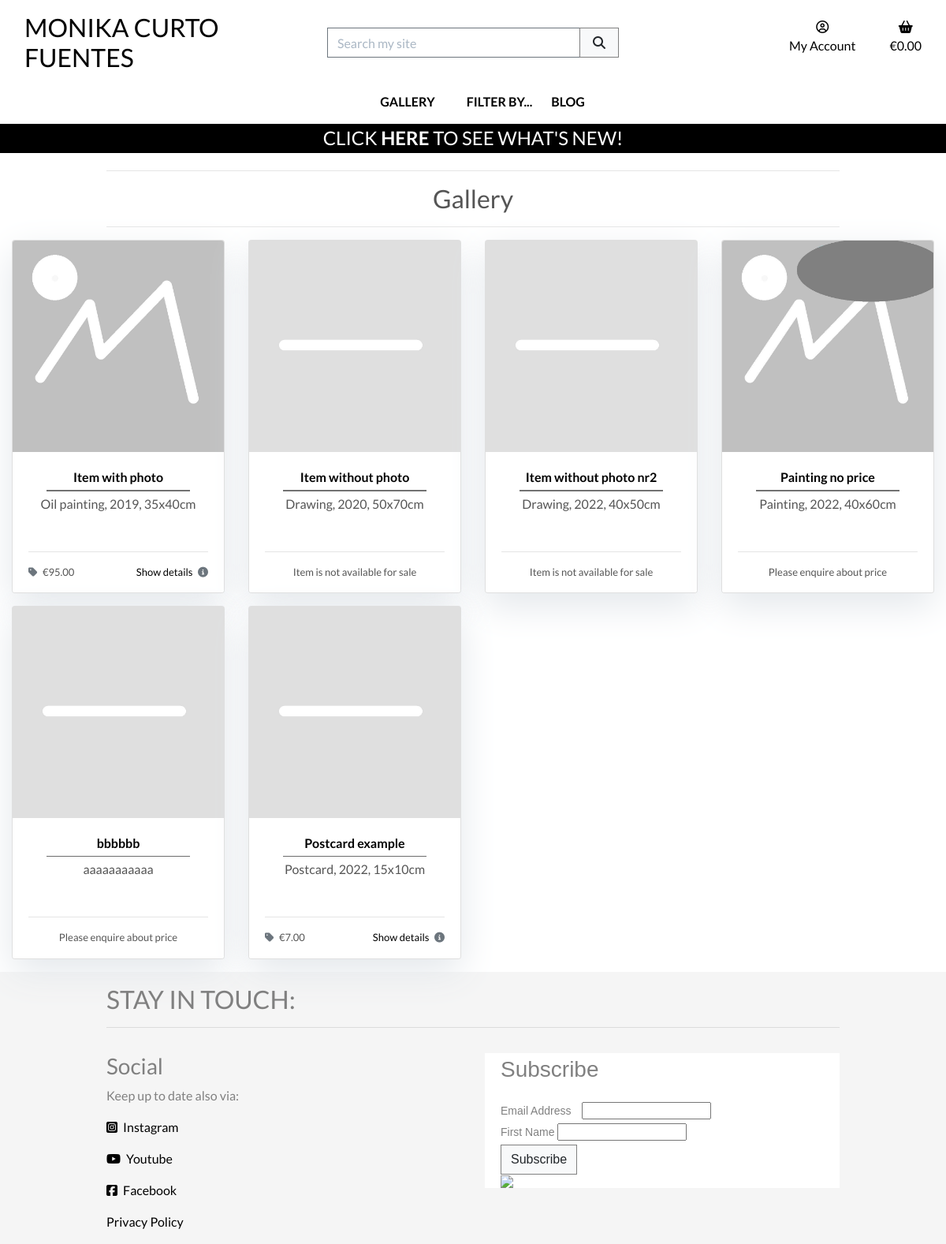
Screenshot of /products/ with the database file from the repository.
### products/models.py (models this page shows, shortened)
class Product(models.Model):
    title = models.CharField(
        max_length=254,
        unique=True)
    sku = models.CharField(
        max_length=254,
        null=True,
        blank=True)
    excerpt = models.TextField(
        blank=True)
    description = models.TextField()
    price = models.DecimalField(
        max_digits=6,
        decimal_places=2,
        null=True,
        blank=True)
    image = models.ImageField(
        null=True,
        blank=True)
    category = models.ForeignKey(
        'Category',
        null=True,
        blank=True,
        on_delete=models.SET_NULL)
    orientation = models.CharField(
        max_length=9,
        choices=ORIENTATION,
        null=True,
        blank=True)
    is_unique = models.BooleanField(
        default=True)
    priority = models.CharField(
        max_length=10,
        choices=PRIORITY_CHOICES,
        default="3 - Normal",
        null=True,
        blank=True)
    highlight = models.BooleanField(
        default=False)
    available = models.BooleanField(
        default=True)
    live = models.BooleanField(
        default=True)
    created_on = models.DateTimeField(
        auto_now_add=True,
        null=True,
        blank=True)
    updated_on = models.DateTimeField(
        auto_now=True,
        null=True,
        blank=True)
    class Meta:
        ordering = ['priority', 'created_on']

### products/views.py (the view, shortened to what this page needs)
def all_products(request):
    products = Product.objects.all()
    query = None
    available = None
    availability = None
    orientation = None
    orientations = None
    categories = None
    highlights = None
    context = {
        'products': products,
        'search_term': query,
        'available': available,
        'current_availability': availability,
        'orientation': orientation,
        'current_orientations': orientations,
        'current_categories': categories,
        'highlights': highlights,
    }
    return render(request, 'products/products.html', context)

### bag/contexts.py (called while the page is built, shortened)
def bag_contents(request):
    bag_items = []
    total = 0
    product_count = 0
    bag = request.session.get('bag', {})
    if total < settings.FREE_DELIVERY_THRESHOLD and total > 0:
        min_charge = settings.DELIVERY_MIN_CHARGE
        delivery = max(
            total * Decimal(settings.STANDARD_DELIVERY_PERCENTAGE / 100),
            min_charge)
        free_delivery_delta = settings.FREE_DELIVERY_THRESHOLD - total
    else:
        delivery = 0
        free_delivery_delta = 0
    grand_total = delivery + total
    context = {
        'bag_items': bag_items,
        'total': total,
        'product_count': product_count,
        'delivery': delivery,
        'free_delivery_delta': free_delivery_delta,
        'free_delivery_threshold': settings.FREE_DELIVERY_THRESHOLD,
        'grand_total': grand_total,
    }
    return context

### products/templates/products/products.html (shortened to what this page needs)
{% extends "base.html" %}
{% load static %}
{% block page_header %}
    <div class="container header-container">
        <div class="row">
            <div class="col-12 text-center">
                <hr>
                <h2>
                    {% if search_term %}
                        {% if products|length == 0 %}
                            No
                        {% else %}
                            {{ products|length }}
                        {% endif %}
                        item{% if products|length != 1 %}s {% endif %}
                        found for <strong>{{ search_term }}</strong>
                    {% elif current_orientations %}
                        {{ orientation }}s
                    {% elif current_categories %}
                        {% for c in current_categories %}
                            <a href="{% url 'products' %}?category={{ c.name }}">
                                {{ c.friendly_name }}s
                            </a>
                        {% endfor %}
                    {% else %}
                        Gallery
                    {% endif %}
                </h2>
                <hr class="mb-3">
            </div>
        </div>
    </div>
{% endblock %}
{% block content %}
    <div class="overlay"></div>
    <div class="container-fluid">
        <div class="row">
            <div class="col">
                <div class="row">
                    {% for product in products %}
                        {% if product.live or request.user.is_staff %}
                            {% if products|length < 3 %}
                                <div class="col-12 col-md-8 offset-md-2 col-lg-6 offset-lg-3 mb-3">
                            {% else %}
                                <div class="col-md-4 col-xl-3 mb-3">
                            {% endif %}
                                <div class="card h-100">
                                    {% if product.image %}
                                        <a href="{% url 'product_detail' product.id %}">
                                            <img src="{{ product.image.url }}" alt="{{ product.title }}" class="card-img-top img-fluid">
                                        </a>
                                    {% else %}
                                        <a href="{% url 'product_detail' product.id %}">
                                            <img src="{{ MEDIA_URL }}placeholder.jpg" alt="{{ product.title }}" class="card-image-top img-fluid">
                                        </a>
                                    {% endif %}
                                    <div class="card-body text-center">
                                        <a href="{% url 'product_detail' product.id %}">
                                            <p class="mb-0 font-weight-bold">{{ product.title }}</p>
                                        </a>
                                        <hr class="hr-middle">
                                        <p class="mb-0">{{ product.excerpt }}</p>
                                    </div>
                                    <div class="card-footer">
                                        <div class="row">
                                            <div class="col">
                                                <hr>
                                                {% if product.available and product.price %}
                                                    <p class="float-left">
                                                        <i class="fas fa-tag mr-1 text-muted"></i>
                                                        &euro;{{ product.price }}
                                                    </p>
                                                    <a href="{% url 'product_detail' product.id %}">
                                                        <p class="float-right">
                                                            Show details
                                                            <i class="fas fa-info-circle ml-1 text-muted"></i>
                                                        </p>
                                                    </a>
                                                {% elif product.available and not product.price %}
                                                    <p class="text-center">
                                                        Please enquire about price
                                                    </p>
                                                {% else %}
                                                    <p class="text-center">
                                                        Item is not available for sale
                                                    </p>
                                                {% endif %}
                                            </div>
                                        </div>
                                    </div>
                                </div>
                            </div>
                        {% endif %}
                    {% endfor %}
                </div>
            </div>
        </div>
    </div>
{% endblock %}

### static/css/base.css (style rules this page uses)
html { height: 100%; }
body { background: url('/media/homepage_background.jpg') no-repeat center center fixed; background-size: cover; height: calc(100vh - 200px); color: #555; font-family: 'Lato'; }
a:link { color: black; text-decoration: none; }
.hr-middle { height: 0.25px; background: rgb(120, 120, 120); width: 80%; margin: .25rem 10% .25rem 10%; }
.card-footer { background-color: #fff; border-top: none; padding-bottom: 0; }
.card-footer p { font-size: small; }
.overlay { height: 100%; width: 100%; top: 0; left: 0; position: fixed; background: white; z-index: -1; }
.card { box-shadow: 0 16px 48px #E3E7EB; }
@media (min-width: 1200px) { .container { max-width: 80%; } }
@media (min-width: 992px) { .header-container { padding-top: 200px; } }

### rows the page displays
Product: image (placeholder picture), title "Item with photo", excerpt "Oil painting, 2019, 35x40cm", price "95.00"
Product: live True (drawn), title "Item without photo", excerpt "Drawing, 2020, 50x70cm", available "Item is not available for sale"
Product: live True (drawn), title "Item without photo nr2", excerpt "Drawing, 2022, 40x50cm", available "Item is not available for sale"
Product: image (placeholder picture), title "Painting no price", excerpt "Painting, 2022, 40x60cm", available "Please enquire about price"
Product: live True (drawn), title "bbbbbb", excerpt "aaaaaaaaaaa", available "Please enquire about price"
Product: live True (drawn), title "Postcard example", excerpt "Postcard, 2022, 15x10cm", price "7.00"
